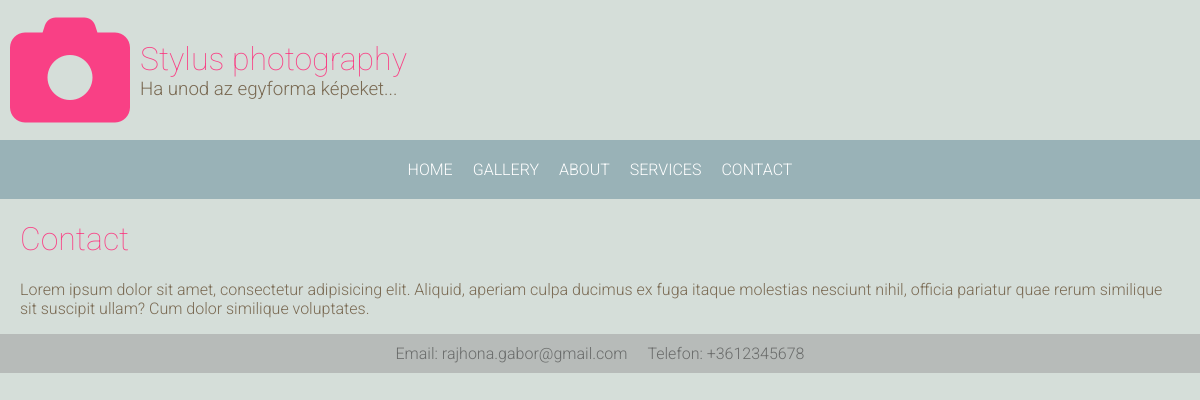
Before: /contact with the older database file.
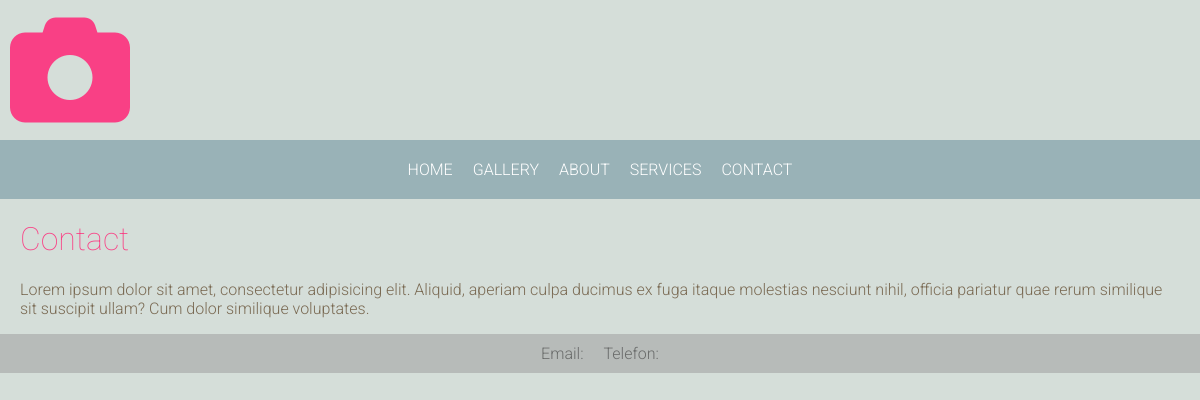
After: the same page with the newer database file.
### pages/models.py (models this page shows, shortened)
class SiteInfo(models.Model):
    site_name = models.CharField("Oldalnév", max_length=200)                # kötelezően kitöltendő mező
    image = models.ImageField("Logo", upload_to="logo", blank=True)    # megadom a kép nevét és a mentés helyét...
    subtitle = models.CharField("Alcím", max_length=200)                    # kötelezően kitöltendő mező
    email = models.EmailField("Email", max_length=200, blank=True)          # opcionálisan kitöltendő mező
    phone = models.CharField("Telefon", max_length=200, blank=True)         # opcionálisan kitöltendő mező
    class Meta:
        verbose_name_plural = "Oldal adatok"                                # admin felületen a PAGES részben lévő adat neve ( lényegében a jelen osztály nevét írjuk így felül megjelenítéskor)

### pages/views.py (the view)
# urls.py: path('contact', contact_view),
def contact_view(request):
    return render(request, 'contact.html')

### pages/context_processors.py (called while the page is built)
def global_context(request):
    site_infos = SiteInfo.objects.all()
    if not site_infos:
        return {}
    return {
        "site_name": site_infos[0].site_name,
        "logo": site_infos[0].image,
        "site_subtitle": site_infos[0].subtitle,
        "email": site_infos[0].email,
        "phone": site_infos[0].phone,
    }

### templates/contact.html (shortened to what this page needs)
{% extends '_base.html' %}
{% block content %}
    <h1>Contact</h1>
    <p>Lorem ipsum dolor sit amet, consectetur adipisicing elit. Aliquid, aperiam culpa ducimus ex fuga itaque molestias nesciunt nihil, officia pariatur quae rerum similique sit suscipit ullam? Cum dolor similique voluptates.</p>
{% endblock content %}

### templates/_base.html (shortened to what this page needs)
{% load static %}
<!DOCTYPE html>
<html lang="en">
<head>
    <link rel="stylesheet" href="{% static 'main.css' %}">
</head>
<body>
    <div class="site_header_layout">
        <i class="fas fa-camera site-logo"></i>
        <div>
            <h1 style="margin: 0">{{ site_name }}</h1>
            <h3>{{ site_subtitle }}</h3>
        </div>
    </div>
    {% include '_navbar.html' %}
<div class="content_container">
    {% block content %}
    {% endblock content %}
</div>
    <div class="site_footer_layout">
        <p>Email: {{ email }}</p>
        <p>Telefon: {{ phone }}</p>
    </div>
</body>
</html>

Changed rows visible on the page:
removed SiteInfo: site_name "Stylus photography", subtitle "Ha unod az egyforma képeket...", email "rajhona.gabor@gmail.com", phone "+3612345678"
